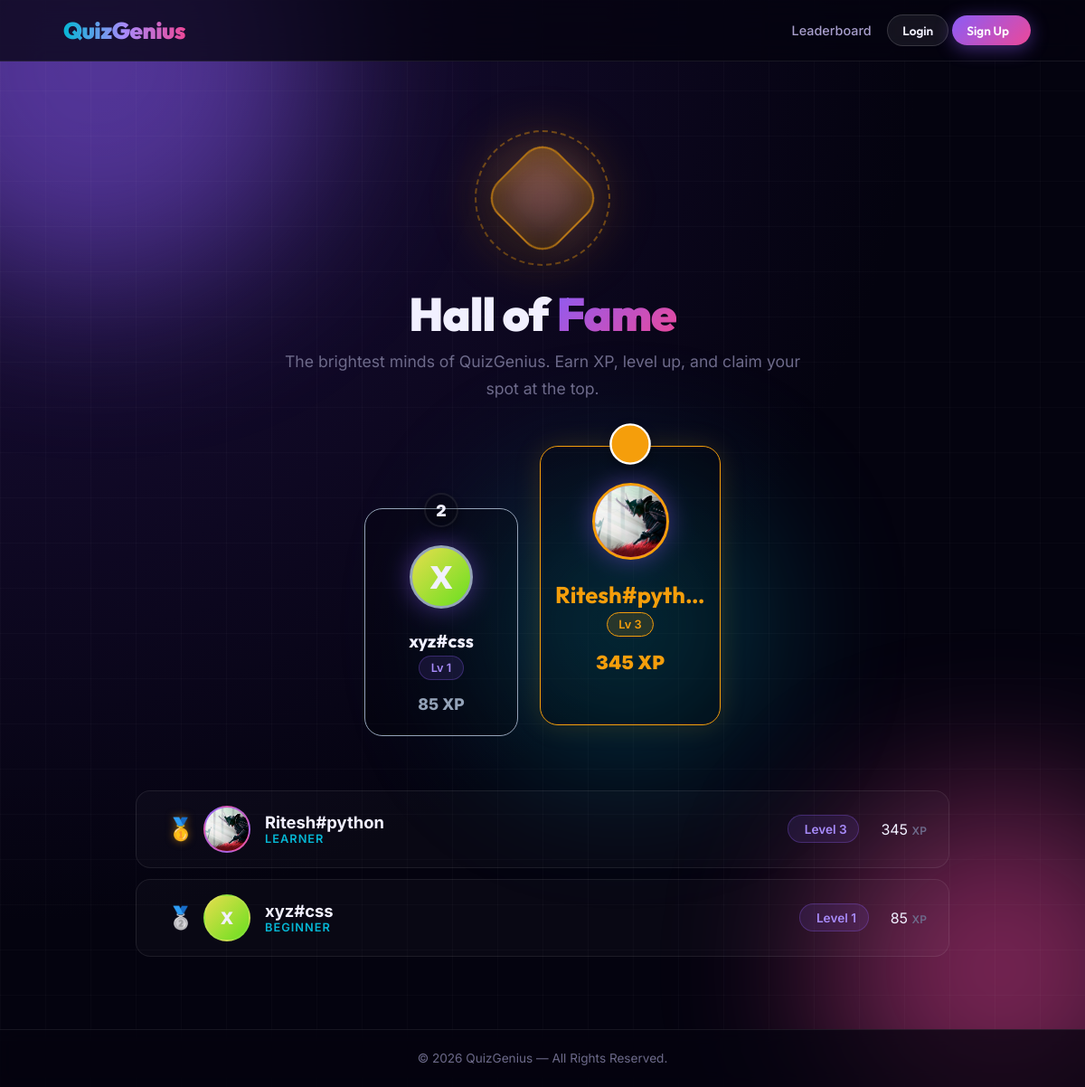
The app's page /leaderboard, older data.
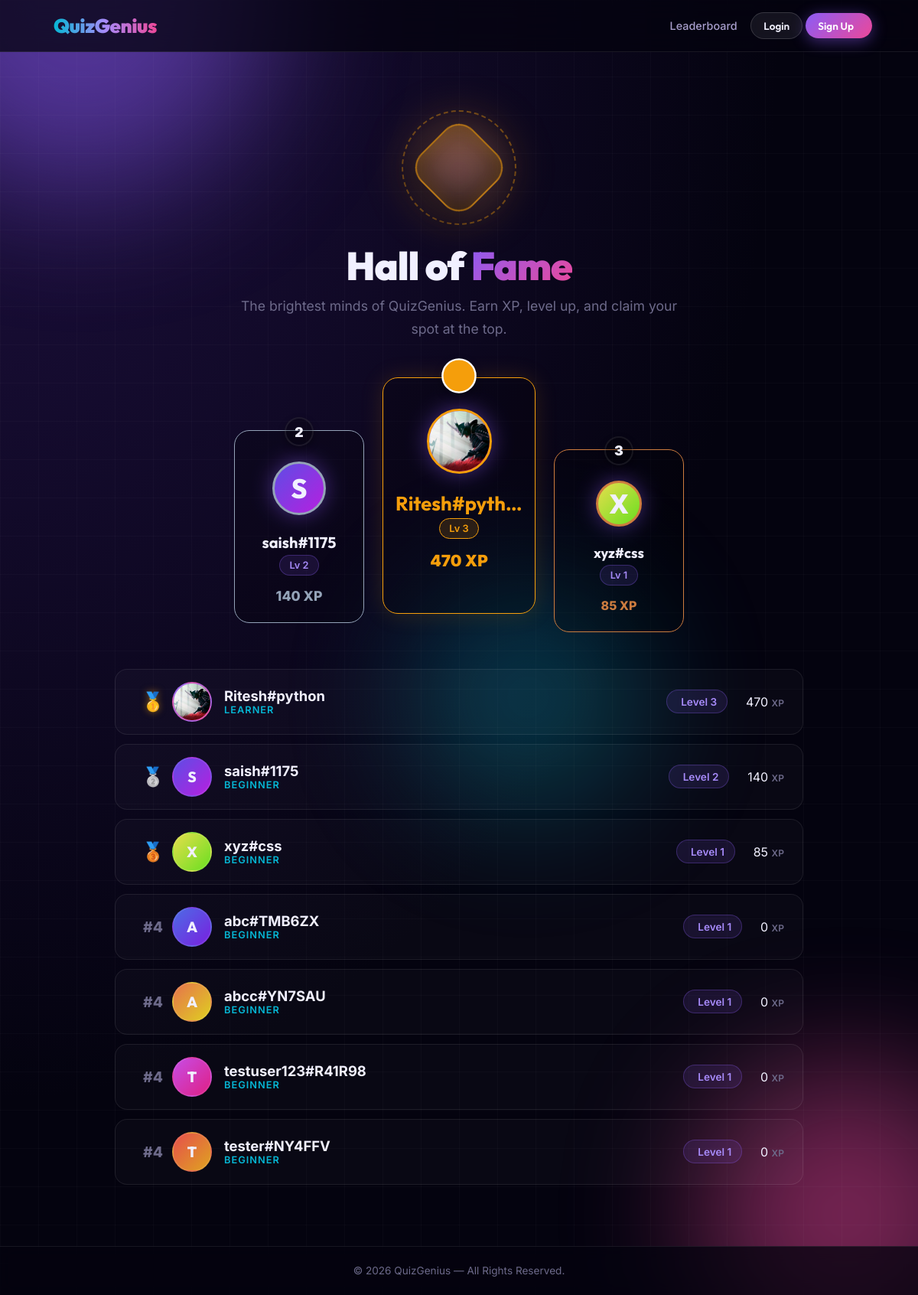
The same page, newer data.
### tables this page shows
CREATE TABLE users (
    id            INTEGER PRIMARY KEY AUTOINCREMENT,
    username      TEXT    NOT NULL UNIQUE,
    email         TEXT    NOT NULL UNIQUE,
    password_hash TEXT    NOT NULL,
    xp            INTEGER NOT NULL DEFAULT 0,
    level         INTEGER NOT NULL DEFAULT 1,
    created_at    TIMESTAMP DEFAULT CURRENT_TIMESTAMP
, avatar_url TEXT, role TEXT DEFAULT 'user');

### backend/routes.py (the view)
@main.route("/leaderboard")
def leaderboard():
    rows = query_db("""
        SELECT u.*,
               RANK() OVER (ORDER BY u.xp DESC) AS rank
        FROM   users u
        ORDER  BY u.xp DESC
        LIMIT  20
        """)
    entries = [dict(r) for r in rows] if rows else []
    for e in entries:
        e["rank_title"] = get_rank_title(e["level"])
    return render_template("leaderboard.html", entries=entries)

### backend/auth.py (called while the page is built, shortened)
def get_current_user() -> User | None:
    user_id = session.get(SESSION_USER_ID)
    if user_id is None:
        return None

### backend/database.py (called while the page is built)
def get_db():
    if "db" not in g:
        db_path = current_app.config["DATABASE_PATH"]
        os.makedirs(os.path.dirname(db_path), exist_ok=True)
        g.db = sqlite3.connect(db_path, detect_types=sqlite3.PARSE_DECLTYPES)
        g.db.row_factory = sqlite3.Row  # rows behave like dicts
    return g.db

def query_db(sql, args=(), one=False):
    cur = get_db().execute(sql, args)
    rv = cur.fetchall()
    cur.close()
    return (rv[0] if rv else None) if one else rv

### backend/gamification.py (called while the page is built)
def get_rank_title(level: int) -> str:
    if level < 3: return "Beginner"
    elif level < 6: return "Learner"
    elif level < 10: return "Challenger"
    elif level < 20: return "Expert"
    elif level < 50: return "Quiz Master"
    else: return "Legend"

### backend/routes.py (called while the page is built)
@main.context_processor
def inject_user():
    return {"current_user": get_current_user()}

### templates/leaderboard.html (shortened to what this page needs)
{% extends "base.html" %}
{% block content %}
<div class="lb-wrapper fade-in" style="padding: 2rem 0;">
    <div class="lb-header">
        <div class="advanced-trophy-wrapper">
            <div class="at-glow-1"></div>
            <div class="at-glow-2"></div>
            <div class="at-ring"></div>
            <div class="at-glass">
            </div>
        </div>
        <h1 style="font-size: 3.2rem; font-weight: 900; margin-bottom: 0.5rem; letter-spacing: -1px;">
            Hall of <span class="text-gradient">Fame</span>
        </h1>
        <p style="font-size: 1.1rem; color: var(--text-muted); max-width: 600px; margin: 0 auto;">
            The brightest minds of QuizGenius. Earn XP, level up, and claim your spot at the top.
        </p>
    </div>
    {% if entries %}
        {% set top3 = entries[:3] %}
        <div class="podium-showcase">
            {% if top3|length >= 1 %}
            <div class="podium-card rank-1">
                <div class="podium-rank"></div>
                <div class="avatar podium-avatar mb-3" data-name="{{ top3[0].username }}">
                    {% if top3[0].avatar_url %}<img src="{{ top3[0].avatar_url }}" alt="Avatar">{% else %}{{ top3[0].username[0]|upper }}{% endif %}
                </div>
                <h3 style="font-size: 1.6rem; margin-bottom: 0.3rem; color: var(--gold); max-width: 100%; overflow: hidden; text-overflow: ellipsis; white-space: nowrap;" title="{{ top3[0].username }}">{{ top3[0].username }}</h3>
                <span class="badge mb-2" style="background: rgba(245,158,11,0.15); border-color: var(--gold); color: var(--gold);">Lv {{ top3[0].level }}</span>
                <div style="font-weight: 900; color: var(--gold); font-size: 1.3rem;">{{ top3[0].xp }} XP</div>
            </div>
            {% endif %}
            {% if top3|length >= 2 %}
            <div class="podium-card rank-2">
                <div class="podium-rank">2</div>
                <div class="avatar podium-avatar mb-3" data-name="{{ top3[1].username }}">
                    {% if top3[1].avatar_url %}<img src="{{ top3[1].avatar_url }}" alt="Avatar">{% else %}{{ top3[1].username[0]|upper }}{% endif %}
                </div>
                <h3 style="font-size: 1.25rem; margin-bottom: 0.3rem; max-width: 100%; overflow: hidden; text-overflow: ellipsis; white-space: nowrap;" title="{{ top3[1].username }}">{{ top3[1].username }}</h3>
                <span class="badge mb-2">Lv {{ top3[1].level }}</span>
                <div style="font-weight: 800; color: #94a3b8; font-size: 1.1rem;">{{ top3[1].xp }} XP</div>
            </div>
            {% endif %}
            {% if top3|length >= 3 %}
            <div class="podium-card rank-3">
                <div class="podium-rank">3</div>
                <div class="avatar podium-avatar mb-3" data-name="{{ top3[2].username }}">
                    {% if top3[2].avatar_url %}<img src="{{ top3[2].avatar_url }}" alt="Avatar">{% else %}{{ top3[2].username[0]|upper }}{% endif %}
                </div>
                <h3 style="font-size: 1.15rem; margin-bottom: 0.3rem; max-width: 100%; overflow: hidden; text-overflow: ellipsis; white-space: nowrap;" title="{{ top3[2].username }}">{{ top3[2].username }}</h3>
                <span class="badge mb-2">Lv {{ top3[2].level }}</span>
                <div style="font-weight: 800; color: #cd7c3f; font-size: 1rem;">{{ top3[2].xp }} XP</div>
            </div>
            {% endif %}
        </div>
        <div class="lb-list">
            {% for e in entries %}
            <div class="lb-row {% if current_user and current_user.username == e.username %}is-current-user{% endif %}">
                <div class="lb-row-rank">
                    {% if e.rank == 1 %}<span style="color: var(--gold); font-size: 1.5rem; filter: drop-shadow(0 0 5px rgba(245,158,11,0.5));">🥇</span>
                    {% elif e.rank == 2 %}<span style="color: #94a3b8; font-size: 1.5rem;">🥈</span>
                    {% elif e.rank == 3 %}<span style="color: #cd7c3f; font-size: 1.5rem;">🥉</span>
                    {% else %}#{{ e.rank }}{% endif %}
                </div>
                <div class="lb-row-player">
                    <div class="player-avatar" data-name="{{ e.username }}" style="width: 52px; height: 52px; font-size: 1.2rem; border-width: 2px;">
                        {% if e.avatar_url %}<img src="{{ e.avatar_url }}" alt="Avatar">{% else %}{{ e.username[0]|upper }}{% endif %}
                    </div>
                    <div style="min-width: 0; flex: 1;">
                        <div style="font-size: 1.15rem; font-weight: 700; display: flex; align-items: center; gap: 8px; min-width: 0;">
                            <span style="overflow: hidden; text-overflow: ellipsis; white-space: nowrap;" title="{{ e.username }}">{{ e.username }}</span>
                        </div>
                        <div style="font-size: 0.8rem; color: var(--accent); font-weight: 600; text-transform: uppercase; letter-spacing: 1px;">
                            {{ e.rank_title }}
                        </div>
                    </div>
                </div>
                <div class="lb-row-stats">
                    <span class="badge" style="padding: 0.4rem 0.8rem; font-size: 0.85rem;"> Level {{ e.level }}</span>
                    <div class="lb-xp">{{ e.xp }} <span style="font-size: 0.75rem; color: var(--text-muted); font-weight: 600; text-transform: uppercase;">XP</span></div>
                </div>
            </div>
            {% endfor %}
        </div>
    {% endif %}
</div>
{% endblock %}

### templates/base.html (shortened to what this page needs)
<!DOCTYPE html>
<html lang="en">
<head>
    <link rel="stylesheet" href="{{ url_for('static', filename='css/style.css') }}">
</head>
<body>
    <div class="bg-animation">
        <div class="orb orb-1"></div>
        <div class="orb orb-2"></div>
        <div class="orb orb-3"></div>
    </div>
    <header class="navbar">
        <div class="logo">
            <a href="{{ url_for('main.home') }}"><span>QuizGenius</span></a>
        </div>
        <nav class="nav-links">
            <a href="#" id="theme-toggle" title="Toggle Theme" style="padding: 0.45rem;">
            </a>
            <a href="{{ url_for('main.leaderboard') }}"> Leaderboard</a>
            {% if current_user %}
                {% if current_user.role == 'admin' %}
                    <a href="{{ url_for('main.admin_dashboard') }}" style="color: var(--warning);"><i class="ph-fill ph-shield-star"></i> Admin</a>
                {% endif %}
                <a href="{{ url_for('main.dashboard') }}"><i class="ph-fill ph-squares-four"></i> Dashboard</a>
                <a href="{{ url_for('main.clash') }}"><span class="theme-emoji">⚔️</span> Clash</a>
                <a href="{{ url_for('main.profile') }}" style="display:flex;align-items:center;gap:7px;">
                    <div class="player-avatar" data-name="{{ current_user.username }}" style="width:26px;height:26px;font-size:0.75rem;border-width:1px;">
                        {% if current_user.avatar_url %}
                            <img src="{{ current_user.avatar_url }}" alt="Avatar">
                        {% else %}
                            {{ current_user.username[0]|upper }}
                        {% endif %}
                    </div>
                    Profile
                </a>
                <a href="{{ url_for('main.logout') }}" class="btn btn-glass btn-sm"><i class="ph ph-sign-out"></i> Logout</a>
            {% else %}
                <a href="{{ url_for('main.login') }}" class="btn btn-glass btn-sm">Login</a>
                <a href="{{ url_for('main.register') }}" class="btn btn-primary btn-sm">Sign Up </a>
            {% endif %}
        </nav>
    </header>
    <main class="main-container">
        {% block content %}{% endblock %}
    </main>
    <footer class="site-footer">
        <p>&copy; 2026 QuizGenius &mdash; All Rights Reserved.</p>
    </footer>
</body>
</html>

### templates/leaderboard.html (style rules this page uses)
.lb-header { text-align: center; margin-bottom: 3rem; position: relative; z-index: 1; }
.advanced-trophy-wrapper { position: relative; display: inline-flex; align-items: center; justify-content: center; width: 150px; height: 150px; margin-bottom: 1.5rem; }
.at-glow-1 { position: absolute; width: 120%; height: 120%; border-radius: 50%; background: radial-gradient(circle, rgba(245,158,11,0.4), transparent 70%); filter: blur(25px); animation: pulseGlow 4s infinite alternate; }
.at-glow-2 { position: absolute; width: 90%; height: 90%; border-radius: 50%; background: radial-gradient(circle, rgba(139,92,246,0.3), transparent 70%); filter: blur(15px); animation: pulseGlow 4s infinite alternate-reverse; }
.at-ring { position: absolute; width: 100%; height: 100%; border-radius: 50%; border: 2px dashed rgba(245,158,11,0.4); animation: spinRing 25s linear infinite; }
.at-glass { position: relative; z-index: 2; width: 96px; height: 96px; background: linear-gradient(135deg, rgba(245,158,11,0.15), rgba(0,0,0,0.5)); backdrop-filter: blur(12px); -webkit-backdrop-filter: blur(12px); border: 2px solid rgba(245,158,11,0.6); border-radius: 26px; display: flex; align-items: center; justify-content: center; transform: rotate(45deg); box-shadow: 0 15px 35px rgba(0,0,0,0.4), inset 0 0 20px rgba(245,158,11,0.15); animation: floatTrophy 6s ease-in-out infinite; }
.podium-showcase { display: flex; align-items: flex-end; justify-content: center; gap: clamp(0.5rem, 2vw, 1.5rem); margin: 3rem 0; flex-wrap: wrap; }
.podium-card { background: rgba(0,0,0,0.2); border: 1px solid var(--glass-border); border-radius: 20px; padding: 2.5rem 1rem 1.5rem; display: flex; flex-direction: column; align-items: center; position: relative; transition: transform 0.3s ease; backdrop-filter: blur(12px); -webkit-backdrop-filter: blur(12px); width: 100%; max-width: 170px; min-width: 140px; }
.podium-rank { position: absolute; top: -18px; width: 38px; height: 38px; border-radius: 50%; display: flex; align-items: center; justify-content: center; font-weight: 900; font-size: 1.1rem; background: var(--card-inner-bg); border: 2px solid var(--glass-border); box-shadow: 0 4px 10px rgba(0,0,0,0.3); }
.rank-1 { border-color: var(--gold); z-index: 3; padding-bottom: 3.5rem; max-width: 200px; margin-bottom: 1.5rem; order: 2; box-shadow: 0 0 30px rgba(245,158,11,0.15); }
.rank-1 .podium-rank { background: var(--gold); color: #fff; border-color: #fff; transform: scale(1.2); top: -22px; }
.rank-1 .podium-avatar { border-color: var(--gold); width: 85px; height: 85px; font-size: 2.2rem; }
.rank-2 { border-color: #94a3b8; order: 1; margin-bottom: 0.75rem; z-index: 2; }
.rank-2 .podium-avatar { border-color: #94a3b8; width: 70px; height: 70px; }
.rank-3 { border-color: #cd7c3f; order: 3; z-index: 1; }
.rank-3 .podium-avatar { border-color: #cd7c3f; width: 60px; height: 60px; }
.lb-list { display: flex; flex-direction: column; gap: 0.75rem; max-width: 900px; margin: 0 auto; }
.lb-row { display: flex; align-items: center; padding: 1rem 1.5rem; background: var(--table-row-bg); border: 1px solid var(--glass-border); border-radius: 16px; transition: all 0.3s ease; position: relative; overflow: hidden; backdrop-filter: blur(10px); }
.lb-row-rank { font-size: 1.2rem; font-weight: 800; color: var(--text-muted); width: 50px; text-align: center; }
.lb-row-player { flex: 1; display: flex; align-items: center; gap: 1rem; min-width: 0; }
.lb-row-stats { display: flex; align-items: center; gap: 1.5rem; justify-content: flex-end; }

Row changes from the older to the newer data that the page shows:
changed users "Ritesh#python": xp "345" → "470"
added users: username "S", username "saish#1175", level "2", xp "140", rank_title "BEGINNER"
shown differently, row unchanged: users "xyz#css": username (not shown) → "X"; username (not shown) → "xyz#css"; level (not shown) → "1"; xp (not shown) → "85"; text "🥈" → "🥉"
added users: rank "4", username "A", username "abc#TMB6ZX", rank_title "BEGINNER", level "1", xp "0"
added users: rank "4", username "A", username "abcc#YN7SAU", rank_title "BEGINNER", level "1", xp "0"
added users: rank "4", username "T", username "testuser123#R41R98", rank_title "BEGINNER", level "1", xp "0"
added users: rank "4", username "T", username "tester#NY4FFV", rank_title "BEGINNER", level "1", xp "0"
Text that changed along with them:
{{ top3[1].username[0]|upper }}: "X" → "S"
{{ top3[1].username }}: "xyz#css" → "saish#1175"
{{ top3[1].level }}: "1" → "2"
{{ top3[1].xp }}: "85" → "140"
text now shown: "3 Lv XP"
